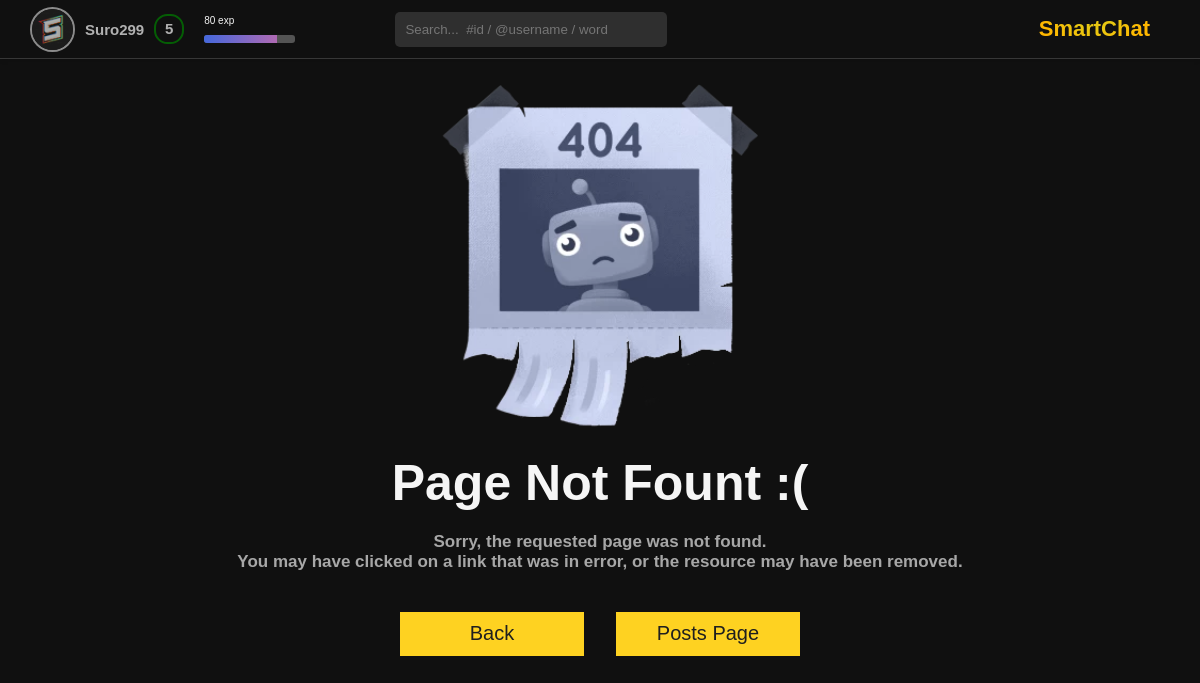
Screenshot of /ftf/ (signed in) with the database file from the repository.
### users/models.py (models this page shows, shortened)
class CustomUser(AbstractBaseUser, PermissionsMixin):
    username = models.CharField(_("User name"), max_length=255, unique=True)
    first_name = models.CharField(_("User First Name"), max_length = 100, blank = True)
    last_name = models.CharField(_("User Last Name"), max_length = 100, blank = True)
    email = models.EmailField(_("email address"), blank=True, default="",)
    avatar = models.ImageField(_("User avatar"), blank=True, default="default_avatar.png",)
    description = models.TextField(_("User Description"), blank = True, default = "No BIO")
    posts_posted = models.PositiveBigIntegerField(_("posts_posted"), default=0)
    reactions = models.PositiveBigIntegerField(_("reactions"), default=0)
    points = models.PositiveBigIntegerField(_("points"), default=0)
    level = models.PositiveIntegerField("User level", default=1)
    exp = models.PositiveIntegerField("User Exp", default=0)
    favorites = models.ManyToManyField('main.PostsModel', blank = True)
    is_staff = models.BooleanField(default=False)
    is_active = models.BooleanField(default=True)
    subscribers_set = models.ManyToManyField('CustomUser', blank=True, related_name='subscriptions')
    subscription_set = models.ManyToManyField('CustomUser', blank=True, related_name='subscribers')
    friends_set = models.ManyToManyField('CustomUser', blank=True, related_name='friends')
    date_joined = models.DateTimeField(auto_created=True, default=timezone.now)
    USERNAME_FIELD = "username"
    REQUIRED_FIELDS = ["email"]
    objects = CustomUserManager()

### main/views.py (the view)
# urls.py: path("ftf/", views.ftf, name = "ftf"),
def ftf(request):
    return render(request, "main/404.html")

### main/templates/main/404.html (shortened to what this page needs)
{% extends 'main/base.html' %}
{% load static %}
{% block css %}
    <link rel="stylesheet" href="{% static 'main/css/404/style.css'%}">
{% endblock %}
{% block main %}
    <main>
        <img src="{% static 'main/img/404_img.png'%}" alt="">
        <h1> Page Not Fount :( </h1>
        <h3>
            Sorry, the requested page was not found. <br>
            You may have clicked on a link that was in error,
            or the resource may have been removed.
        </h3>
        <div>
            <a>
                <button onclick="history.back()"> Back </button>
            </a>
            <a href="{% url 'posts' %}">
                <button> Posts Page </button>
            </a>
        </div>
    </main>
{% endblock %}

### main/templates/main/base.html (shortened to what this page needs)
{% load static %}
<!DOCTYPE html>
<html lang="en">
<head>
    <link rel="stylesheet" href="{% static 'main/css/dop/header/style.css'%}">
    <link rel="stylesheet" href="{% static 'main/css/dop/set_menu/style.css' %}">
    {% block css %} {% endblock %}
</head>
<body>
    <header>
        <div onclick="OpenSettingsWindow()">
            <span >
                <img src="{{ user.avatar.url }}" alt="User Avatar">
            </span>
            <h1> {{ user.username }} </h1>
            {% if user.level < 10 %}
                <div style = "border-color: green;">
                    <h1> {{ user.level }} </h1>
                </div>
            {% endif %}
        </div>
        <div>
            <p>{{ user.exp }} exp</p>
            <div>
                <div style = "width: {{ user.exp }}%;" ></div>
            </div>
        </div>
        <div>
            <input type="text" placeholder="Search...  #id / @username / word">
        </div>
        <div>
            <h1> SmartChat </h1>
        </div>
    </header>
    {% block main %} {% endblock %}
</body>
</html>

### main/static/main/css/dop/header/style.css (style rules this page uses)
header { grid-area: 1 / 1 / 2 / 7; border-bottom: 1px solid #373737; display: flex; justify-content: space-between; align-items: center; padding: 10px; background-color: #101010; box-shadow: 0 2px 4px rgba(0, 0, 0, 0.1); padding: 0 3rem; z-index: 5; }
header > div:nth-child(1) { opacity: 70%; display: flex; align-items: center; transition: 0.2s; margin-right: 2rem; }
header > div:nth-child(1) > span { width: 4.5rem; height: 4.5rem; border-radius: 50%; border: 2px solid silver; margin-right: 1rem; border-radius: 50%; outline: hidden; overflow: hidden; display: flex; justify-content: center; align-content: center; }
header > div:nth-child(1) > span > img { height: 100%; border-radius: 50%; }
header > div:nth-child(1) > h1 { user-select: none; font-weight: bold; font-size: 1.5rem; margin-right: 1rem; }
header > div:nth-child(1) > div { width: 3rem; height: 3rem; display: flex; justify-content: center; align-items: center; border: 2px solid gold; border-radius: 45%; }
header > div:nth-child(1) > div > h1 { width: 100%; height: 100%; display: flex; justify-content: center; align-items: center; padding-bottom: 0.2rem; font-size: 1.5rem; user-select: none; }
header > div:nth-child(2) { width: 8%; height: 2.8rem; display: flex; flex-direction: column; justify-content: space-between; }
header > div:nth-child(2) > div { width: 100%; height: 0.8rem; background-color: #545454; overflow: hidden; border-radius: 3px; }
header > div:nth-child(2) > div > div { height: 100%; background: linear-gradient(90deg, #4568dc, #b06ab3); transition: width 0.5s ease-in-out; }
header > div:nth-child(3) { height: 100%; flex-grow: 1; margin: 0 10rem; display: flex; justify-content: start; align-items: center; }
header > div:nth-child(3) > input { width: 50%; height: 60%; padding: 1rem; border: none; border-radius: 5px; background-color: #2f2f2f; outline: none; color: whitesmoke; }
header > div:nth-child(4) { height: 5rem; display: flex; margin-right: 2rem; }
header > div:nth-child(4) > h1 { display: flex; align-items: center; font-size: 2.2rem; background: radial-gradient(ellipse farthest-side at top center, #e8c812 50%, #ffb700 100%); background-clip: text; -webkit-background-clip: text; -webkit-text-fill-color: transparent; }

### main/static/main/css/404/style.css (style rules this page uses)
* { margin: 0; padding: 0; box-sizing: border-box; text-decoration: none; }
html { font-size: 10px; font-family: Arial, Helvetica, sans-serif; color: whitesmoke; }
body { background-color: #101010; width: 100%; height: 100vh; display: grid; grid-template-columns: 0.8fr repeat(4, 1fr) 0.8fr; grid-template-rows: 0.4fr repeat(5, 1fr); grid-column-gap: 0px; grid-row-gap: 0px; }
main { grid-area: 2 / 1 / 7 / 7; padding: 3rem 0 15rem 0; height: auto; display: flex; justify-content: center; align-items: center; flex-direction: column; text-align: center; }
main > img { width: 35rem; }
main > h1 { font-size: 5rem; margin: 2rem 0; }
main > h3 { color: #a7a7a7; font-size: 1.7rem; margin-bottom: 2rem; }
main > div { margin-top: 2rem; width: 40rem; display: flex; justify-content: space-between; flex-direction: row; }
main > div > a { width: 46%; height: 4.4rem; }
main > div > a > button { width: 100%; height: 100%; color: #1f1f1f; padding: 1rem 2.5rem; background: transparent; cursor: pointer; transition: all 0.3s ease; position: relative; display: inline-block; outline: none; background: #fed221; border: none; z-index: 1; font-size: 2rem; }
main > div > a > button::after { position: absolute; content: ""; width: 0; height: 100%; top: 0; right: 0; z-index: -1; background-color: #ffef3d; transition: all 0.3s ease; }

### rows the page displays
CustomUser: avatar (picture), username "Suro299", level "5", exp "80"
